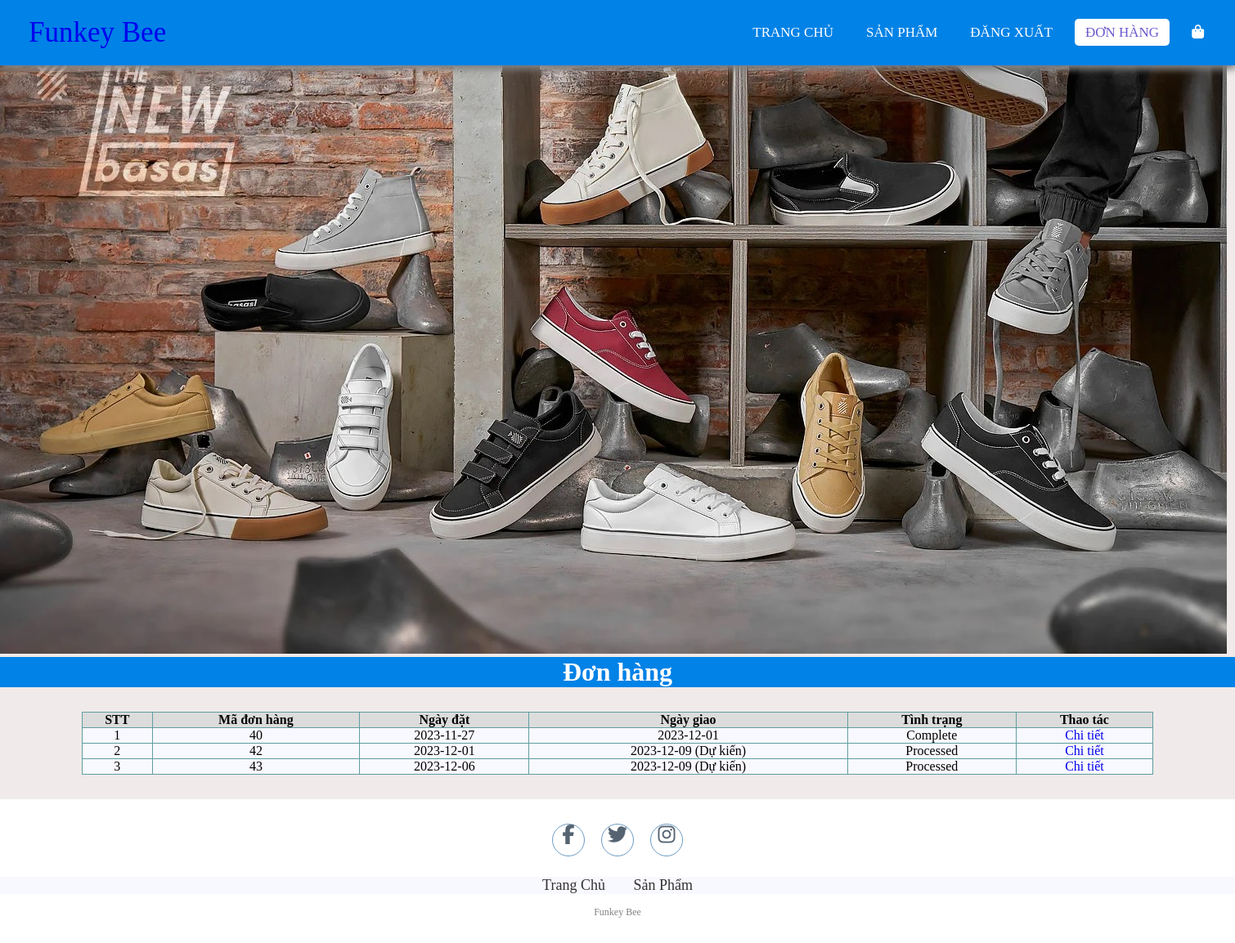
The page /order.php (signed in) on the database as committed earlier.
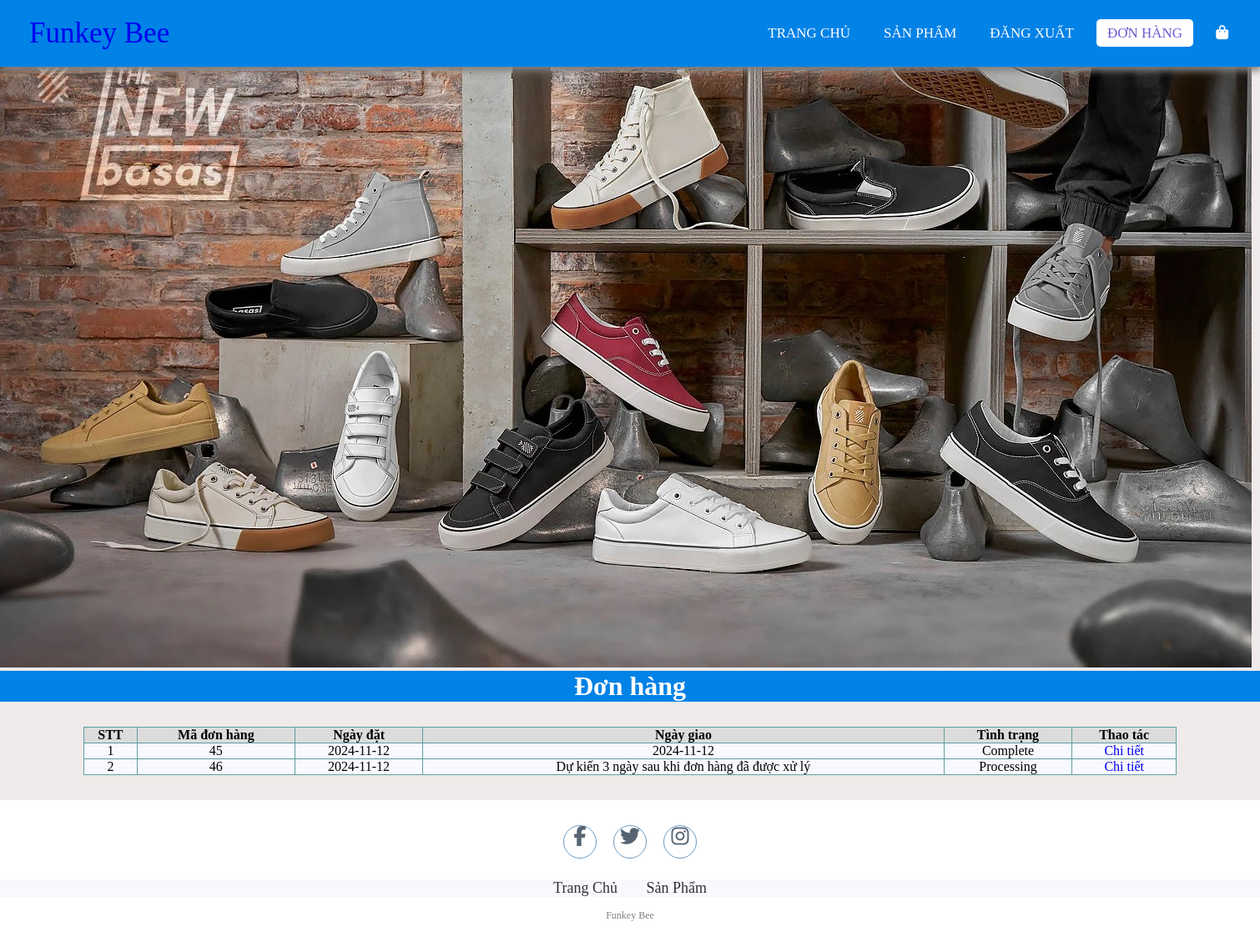
The same page on the database as committed later.
### tables this page shows
CREATE TABLE `orders` (
  `id` int NOT NULL,
  `userId` int NOT NULL,
  `createdDate` date NOT NULL,
  `receivedDate` date DEFAULT NULL,
  `status` varchar(20) NOT NULL
);

### lib/database.php (called while the page is built, shortened)
<?php
class Database extends PDO
{
  public $host   = DB_HOST;
  public $user   = DB_USER;
  public $pass   = DB_PASS;
  public $dbname = DB_NAME;
  public $link;
  private function connectDB()
  {
    $this->link = new mysqli(
      $this->host,
      $this->user,
      $this->pass,
      $this->dbname
    );
  }
  public function select($query)
  {
    $result = $this->link->query($query);
    if ($result->num_rows > 0) {
      return $result;
    } else {
      return false;
    }
  }
}

### lib/session.php (called while the page is built, shortened)
<?php
class Session
{
   public static function get($key)
   {
      if (isset($_SESSION[$key])) {
         return $_SESSION[$key];
      } else {
         return false;
      }
   }
}

### classes/order.php (called while the page is built, shortened)
<?php
$filepath = realpath(dirname(__FILE__));
include_once($filepath . '/../lib/database.php');
include_once($filepath . '/../lib/session.php');
?>
<?php
class order
{
    private $db;
    public function __construct()
    {
        $this->db = new Database();
    }
    public function getOrderByUser()
    {
        $userId = Session::get('userId');
        $query = "SELECT * FROM orders WHERE userId = '$userId' ";
        $mysqli_result = $this->db->select($query);
        if ($mysqli_result) {
            $result = mysqli_fetch_all($this->db->select($query), MYSQLI_ASSOC);
            return $result;
        }
        return false;
    }
}
?>

### order.php (the view, shortened to what this page needs)
<?php
include_once 'lib/session.php';
include 'classes/order.php';
$order = new order();
$result = $order->getOrderByUser();
?>
<!DOCTYPE html>
<html lang="en">
<head>
    <link rel="stylesheet" href="css/style.css">
    <link rel="stylesheet" href="https://cdnjs.cloudflare.com/ajax/libs/font-awesome/5.15.4/css/all.min.css">
</head>
<body>
    <nav>
    <label class="logo"><a href="index.php">Funkey Bee</a></label>
        <ul>
            <li><a href="index.php">Trang chủ</a></li>
            <li><a href="productList.php">Sản phẩm</a></li>
            <?php
            if (isset($_SESSION['user']) && $_SESSION['user']) { ?>
                <li><a href="logout.php" id="signin">Đăng xuất</a></li>
            <?php } else { ?>
                <li><a href="register.php" id="signup">Đăng ký</a></li>
                <li><a href="login.php" id="signin">Đăng nhập</a></li>
            <?php } ?>
            <li><a href="order.php" id="order" class="active">Đơn hàng</a></li>
            <li>
                <a href="checkout.php">
                    <i class="fa fa-shopping-bag"></i>
                </a>
            </li>
        </ul>
    </nav>
    <div class="ban">
    <img src="../funkey-bee/images/banner1.jpg" alt="">
   </div>
    <div class="featuredProducts">
        <h1>Đơn hàng</h1>
    </div>
    <div class="container-single">
        <?php if ($result) { ?>
            <table class="order">
                <tr>
                    <th>STT</th>
                    <th>Mã đơn hàng</th>
                    <th>Ngày đặt</th>
                    <th>Ngày giao</th>
                    <th>Tình trạng</th>
                    <th>Thao tác</th>
                </tr>
                <?php $count = 1;
                foreach ($result as $key => $value) { ?>
                    <tr>
                        <td><?= $count++ ?></td>
                        <td><?= $value['id'] ?></td>
                        <td><?= $value['createdDate'] ?></td>
                        <td><?= ($value['status'] != "Processing") ? $value['receivedDate'] : "Dự kiến 3 ngày sau khi đơn hàng đã được xử lý" ?> <?=  ($value['status'] != "Complete" && $value['status'] != "Processing") ? "(Dự kiến)" : "" ?> </td>
                        <?php
                        if ($value['status'] == 'Delivering') { ?>
                            <td>
                                <a href="complete_order.php?orderId=<?= $value['id'] ?>">Đang giao (Click vào để xác nhận đã nhận)</a>
                            </td>
                            <td>
                                <a href="orderdetail.php?orderId=<?= $value['id'] ?>">Chi tiết</a>
                            </td>
                        <?php } else { ?>
                            <td>
                                <?= $value['status'] ?>
                            </td>
                            <td>
                                <a href="orderdetail.php?orderId=<?= $value['id'] ?>">Chi tiết</a>
                            </td>
                        <?php }
                        ?>
                    </tr>
                <?php } ?>
            </table>
        <?php } else { ?>
            <h3>Đơn hàng hiện đang rỗng</h3>
        <?php } ?>
    </div>
    <footer>
        <div class="social">
            <a href="#"><i class="fa fa-facebook" aria-hidden="true"></i></a>
            <a href="#"><i class="fa fa-twitter" aria-hidden="true"></i></a>
            <a href="#"><i class="fa fa-instagram" aria-hidden="true"></i></a>
        </div>
        <ul class="list">
            <li>
                <a href="./">Trang Chủ</a>
            </li>
            <li>
                <a href="productList.php">Sản Phẩm</a>
            </li>
        </ul>
        <p class="copyright">Funkey Bee</p>
    </footer>
</body>
</html>

Rows that differ between the two databases and show on the page:
removed orders: id "40", createdDate "2023-11-27", receivedDate "2023-12-01", status "Complete"
removed orders: id "42", createdDate "2023-12-01", receivedDate "2023-12-09", shows "(Dự kiến)", status "Processed"
removed orders: id "43", createdDate "2023-12-06", receivedDate "2023-12-09", shows "(Dự kiến)", status "Processed"
added orders: id "45", createdDate "2024-11-12", receivedDate "2024-11-12", status "Complete"
added orders: id "46", createdDate "2024-11-12", shows "Dự kiến 3 ngày sau khi đơn hàng đã được xử lý", status "Processing"
